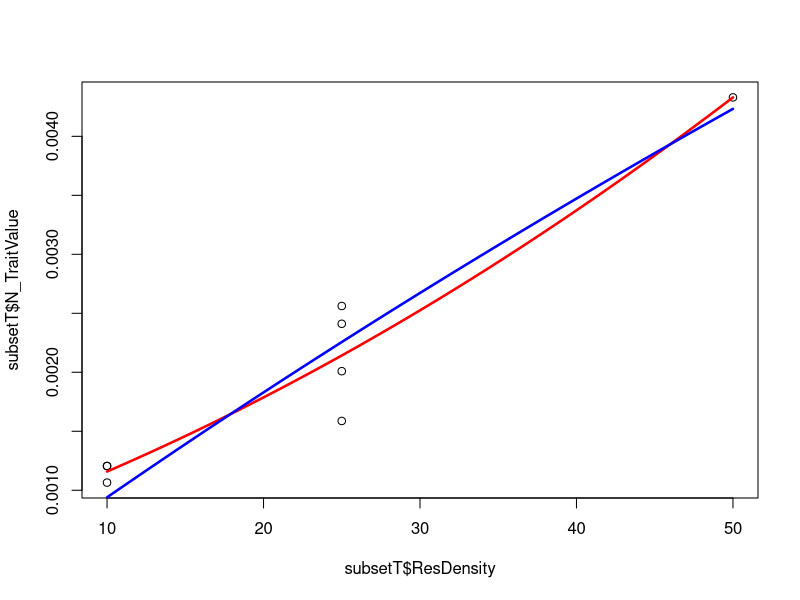
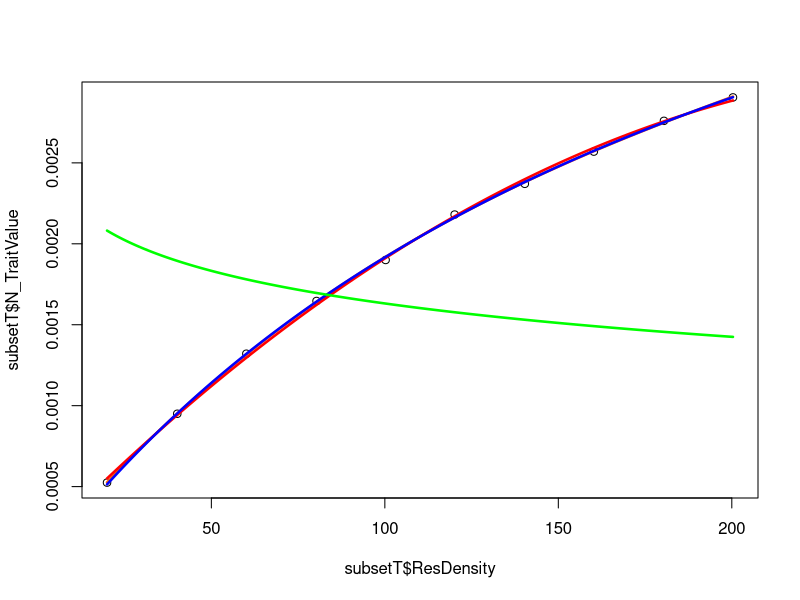
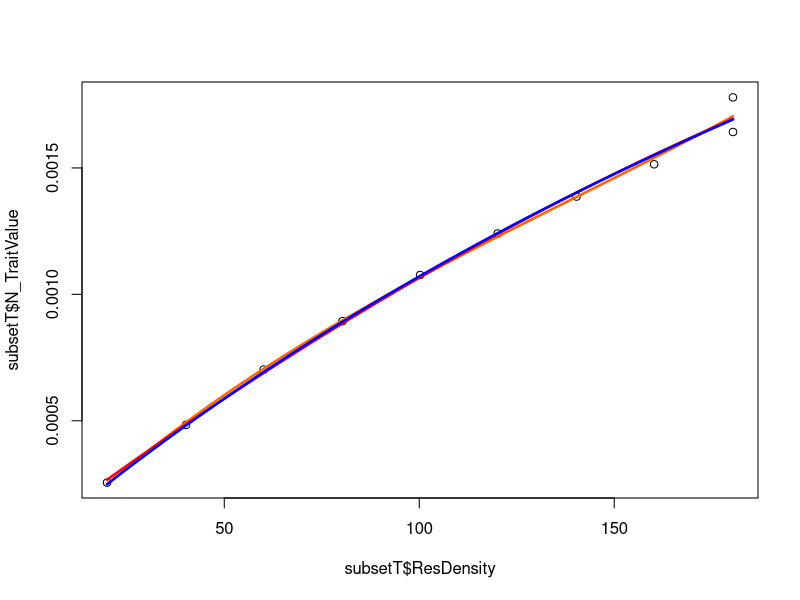
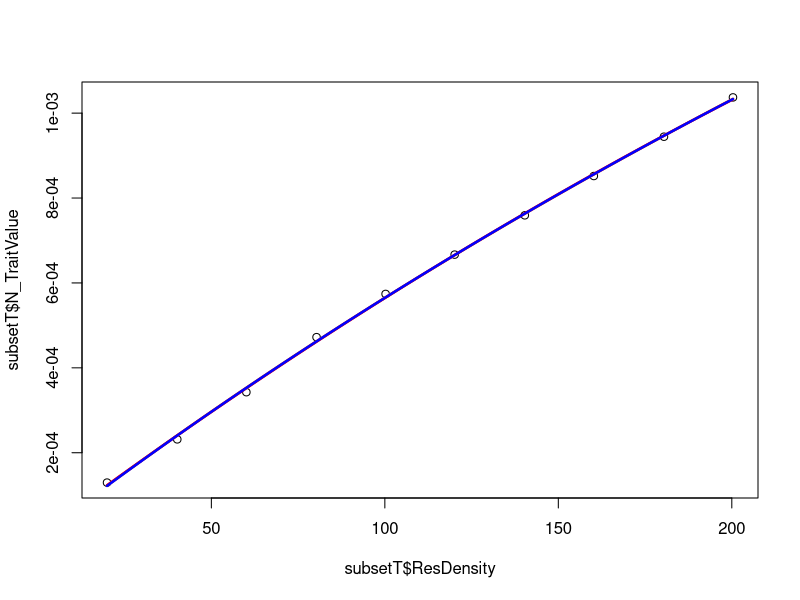
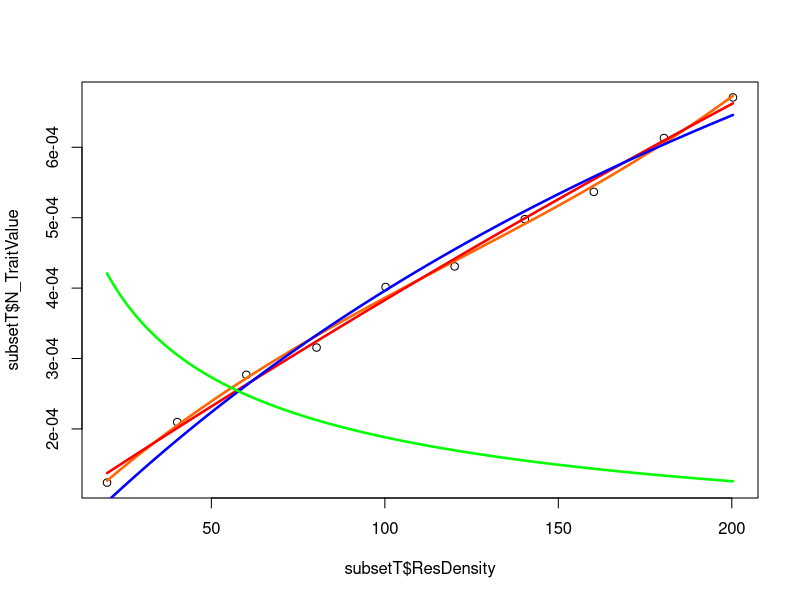
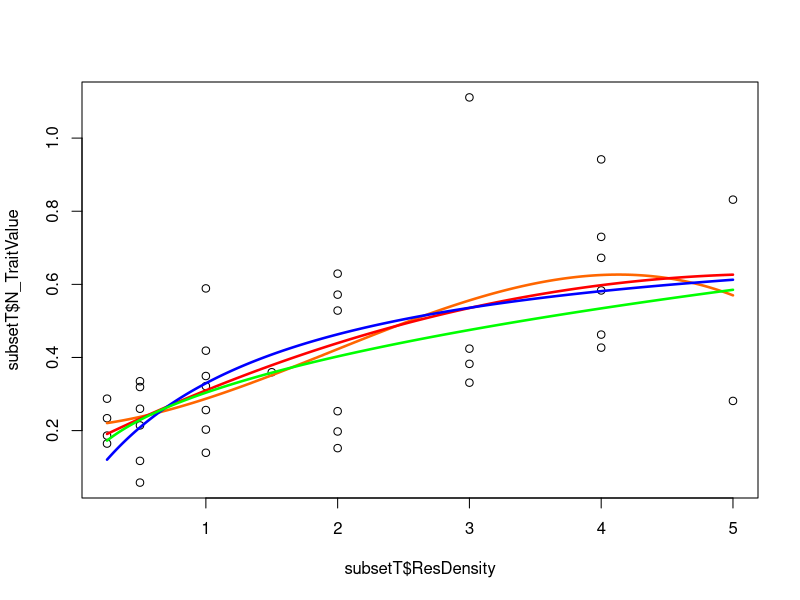
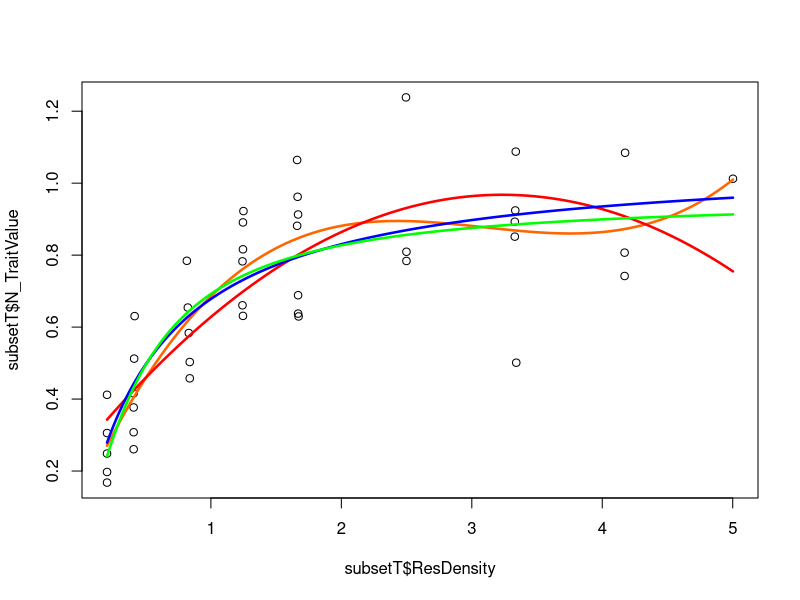
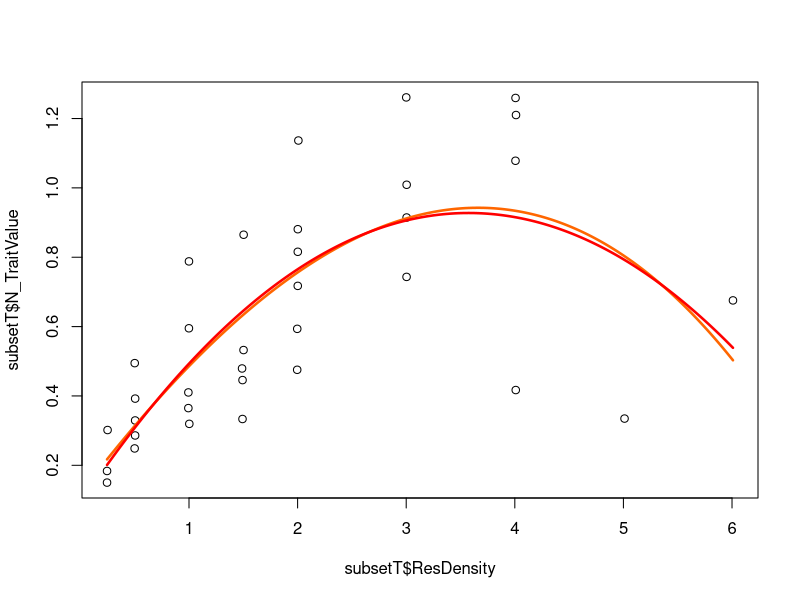

Here is the R script that generated these plots, in order: (Note: this script raises an error after producing the figures.)
require("minpack.lm")

#load data
data<-read.csv("../Data/CRatsort.csv")


#function to find the steepest possible curve
Maxlm<-function(subsetT){
  #empty vector to collect coefficients for linear model
  aobest<-vector()
  v=1
  #run lm for all data and store results in abobest
  modht=lm(N_TraitValue~ResDensity,data=subsetT)
  aobest[v]<-as.numeric(modht$coefficients[2])
  #find hm(maximum value) and remove this value. if sufficient, run lm and store coefficients
  while (nrow(subsetT)>1){
    v=v+1
    hm<-which(subsetT$N_TraitValue[] == max(subsetT$N_TraitValue[],na.rm=TRUE))
    subsetT<-subsetT[-hm,]
    if (nrow(subsetT)>2){
      modht=lm(N_TraitValue~ResDensity,data=subsetT)
      aobest[v]<-as.numeric(modht$coefficients[2])
    }
    #delete values for hm
    hm<-0
  }
  #find largest coefficient
  mh<-max(aobest[],na.rm=TRUE)
  return(mh)
}
#function to find initial values for a0,h0 and q
Start<- function(subsetT) {
  h0=max(subsetT$N_TraitValue)
  #fun function to calculate steepest gradient
  a0=Maxlm(subsetT)
  ##make matrix for initial values and aic
  mat<-matrix(nrow=200,ncol=4)
  #for each row in matrix, sample around initial values and calculate AIC 
  for (k in 1:(nrow(mat))){
    vala<-abs(rnorm(1,mean=a0, 1))
    valh<-abs(rnorm(1,mean=h0, 1))
    valq<-abs(rnorm(1,mean=1.5, 1))
    mat[k,1]<-vala
    mat[k,2]<-valh
    mat[k,3]<-valq
    HolFit<-try(nlsLM(N_TraitValue ~ HollingGEN(ResDensity,a,h,q), data=subsetT, start=list(a=vala, h=valh, q=valq), lower=c(0,0,-10)), silent=TRUE)
    #HolFit<-try(nlsLM(N_TraitValue ~ Holling(ResDensity,a,h), data=subsetT, start=list(a=vala, h=valh)),silent=TRUE)
    if("try-error" %in% class(HolFit)){        
      mat[k,4]<-"error"  
      #calculate AIC for sucessful
    } else {
      mat[k,4]<-AIC(HolFit) 
    }
  }
  #find initial values with the lowest AIC
  minAIC<-which(mat[,4] == min(mat[,4],na.rm=TRUE,arr.ind=TRUE))
  
  initA<-mat[minAIC,1]
  initH<-mat[minAIC,2]
  initQ<-mat[minAIC,3]
  
  return(c(initA,initH,initQ)) }
#holling and generalised holling functions
Holling<- function(xR,a,h){
  return((a*xR)/(1+(h*a*xR)))
}
HollingGEN<- function(xR,a,h,q){
  return(((a*xR)^(q+1))/(1+((h*a*xR)^(q+1))))
}
#listID<-39910
listID<-as.numeric(unique(data$ID))
#listID<-c(39841,39839,39842)
#make empty vectors for errors- can probably remove this
issuesH<-vector()
issuesG<-vector()
issuesPC<-vector()
issuesP<-vector()
#matrix for model aic values
modelqual<-matrix(nrow=length(listID),ncol=5)
#matrix for model bic values
modelqualb<-matrix(nrow=length(listID),ncol=5)
j=0
#matrix for id, best model and value of aic or bic (best model depending on whether AIC or BIC is used)
Best<-matrix(ncol=5,nrow=length(listID))
#for each of different IDs
#j used to index each of list id
for (i in listID){
  j=j+1
  modelqual[j,1]<-i
  modelqualb[j,1]<-i
  #subset data
  subsetT<-subset(data, ID==i)
  colnames(modelqual)<-c("ID","Holling","Holling_General","Pol_Quadratic","Pol_Cubic")
  colnames(modelqualb)<-c("ID","Holling","Holling_General","Pol_Quadratic","Pol_Cubic")
  #starting values
  out<-Start(subsetT)
  #model fitting
  HolFit<-try(nlsLM(N_TraitValue ~ Holling(ResDensity,a,h), data=subsetT, start=list(a=out[1],h=out[2]),lower=c(0,0)),silent=TRUE)
  HolFitGEN<-try(nlsLM(N_TraitValue ~ HollingGEN(ResDensity,a,h,q), data=subsetT, start=list(a=out[1],h=out[2],q=out[3]),lower=c(0,0,-10)),silent=TRUE)
  pol<-try(lm(N_TraitValue ~ poly(ResDensity, degree=2), data=subsetT), silent=TRUE)
  polc<-try(lm(N_TraitValue ~ poly(ResDensity, degree=3), data=subsetT),silent=TRUE)
  #x values for model plotting
  Lengths<- seq(min(subsetT$ResDensity), max(subsetT$ResDensity),len=200)  
  #make empty pdf for each ID
  pdf(paste0("../Results/Holgraphs/",i,".pdf") )
  plot(subsetT$ResDensity,subsetT$N_TraitValue) 
  #if error in model-then NA in table, otherwise plot and put AIC and BIC in tables
  #polc
  if(!("try-error" %in% class(polc))){
    Predic2Plotpolc<- predict.lm(polc, data.frame(ResDensity=Lengths) )
    lines(Lengths,Predic2Plotpolc,col="#FF6600",lwd=2.5) 
    #only use values that are finite
    if (AIC(polc)!=-Inf){
      modelqual[j,5]<-AIC(polc)}
    if (BIC(polc)!=-Inf){
      modelqualb[j,5]<-BIC(polc)}
      }else{
    issuesPC<-append(issuesPC,i)
    modelqual[j,5]<-"NA"
    modelqualb[j,5]<-"NA"
    #pol
  }
  if("try-error" %in% class(pol)){
    issuesP<-append(issuesP,i)
    modelqual[j,4]<-"NA"
    modelqualb[j,4]<-"NA"
    
  }else{
    Predic2Plotpol<- predict.lm(pol, data.frame(ResDensity=Lengths) )
    lines(Lengths,Predic2Plotpol,col="red",lwd=2.5)
    modelqual[j,4]<-AIC(pol)
    modelqualb[j,4]<-BIC(pol)
    #holling
  }
  if("try-error" %in% class(HolFit)){        
    issuesH<-append(issuesH,i)
    modelqual[j,2]<-"NA"
    modelqualb[j,2]<-"NA"
  } else {
    Predic2PlotHol<- Holling(Lengths, coef(HolFit)["a"], coef(HolFit)["h"])
    lines(Lengths,Predic2PlotHol,col="blue",lwd=2.5) 
    modelqual[j,2]<-AIC(HolFit)
    modelqualb[j,2]<-BIC(HolFit)
    ##generalised holling
      }
  if("try-error" %in% class(HolFitGEN)){        
    issuesG<-append(issuesG,i)
    modelqual[j,3]<-"NA"
    modelqualb[j,3]<-"NA"
    
  } else {
    Predic2PlotHolGEN<- HollingGEN(Lengths, coef(HolFitGEN)["a"], coef(HolFitGEN)["h"] , coef(HolFitGEN)["q"])
    lines(Lengths,Predic2PlotHolGEN,col="green",lwd=2.5)
    modelqual[j,3]<-AIC(HolFitGEN)  
    modelqualb[j,3]<-BIC(HolFitGEN)  
  }
  graphics.off()
#find best values for modelqual and modelqual b. then put in matrix
  Best[j,1]<-i
  t<-which(modelqual[,1]==i)
  u<-which(modelqualb[,1]==i)
  Best[j,2]<- which(modelqual[t,2:5]==min(as.numeric(modelqual[t,2:5]),na.rm = TRUE))
  Best[j,4]<- which(modelqualb[u,2:5]==min(as.numeric(modelqualb[u,2:5]),na.rm=TRUE))
  
  Best[j,3]<-min(as.numeric(modelqual[t,2:5]),na.rm=TRUE)
  Best[j,5]<-min(as.numeric(modelqualb[u,2:5]),na.rm=TRUE)
}

write.csv(Best,"../Results/CRatBest.csv")
